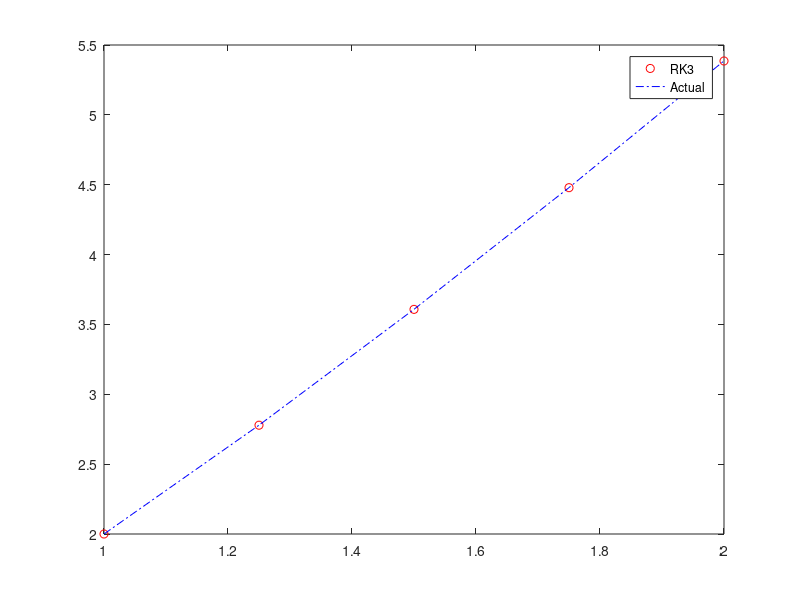

Recreate this plot in MATLAB.
% Use 2nd RK mid-pt to approximate the solution to IVP:
% y' = 1 + (y/x) ; 1 <= x <= 2 ; y(1) = 2 ; h = 0.25

a = 1;
b = 2;
h = 0.25;
alpha = 2;
n = (b-a)/h;

x = zeros(1, n+1);
y = zeros(1, n+1);

x(1) = a;
y(1) = alpha;

f = @(x, y) 1 + (y/x);

for i = 1:n
    k1 = f(x(i), y(i));
    k2 = f(x(i) + (h/2), y(i) + (k1*h)/2);
    k3 = f(x(i)+h, y(i) - k1*h + 2*k2*h);
    y(i+1) = y(i) + (h/6)*(k1 + 4*k2 + k3);
    x(i+1) = x(i) + h;
end

f_act = @(x) x.*log(x) + 2*x;

plot(x, y, 'ro');
hold on;
plot(x, f_act(x), 'b-.');
legend('RK3', 'Actual');
